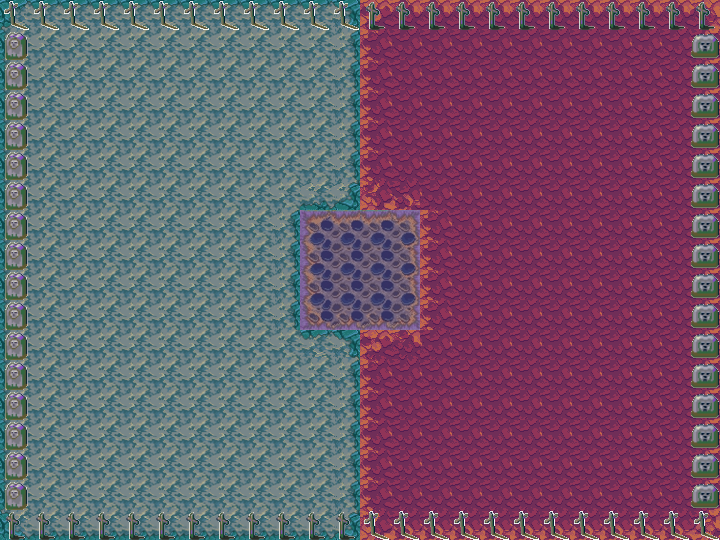

This game map was drawn from its Tiled (.tmx) file and the tilesets committed beside it. A one-line description and the trimmed map source follow:
An orthogonal 24x18 tile map with 30x30 px tiles, 2 tile layers (块层 1, 块层 2).

<map version="1.0" orientation="orthogonal" renderorder="right-down" width="24" height="18" tilewidth="30" tileheight="30">
 <tileset firstgid="1" name="12(dt)" tilewidth="30" tileheight="30">
  <image source="12(dt).png" trans="ffffff" width="720" height="540" />
 </tileset>
 <layer name="块层 1" width="24" height="18">
  <data>[432 cells, 432 non-empty, 432 distinct tile ids]</data>
 </layer>
 <layer name="块层 2" width="24" height="18">
  <data>[432 cells, 0 non-empty, 0 distinct tile ids]</data>
 </layer>
</map>